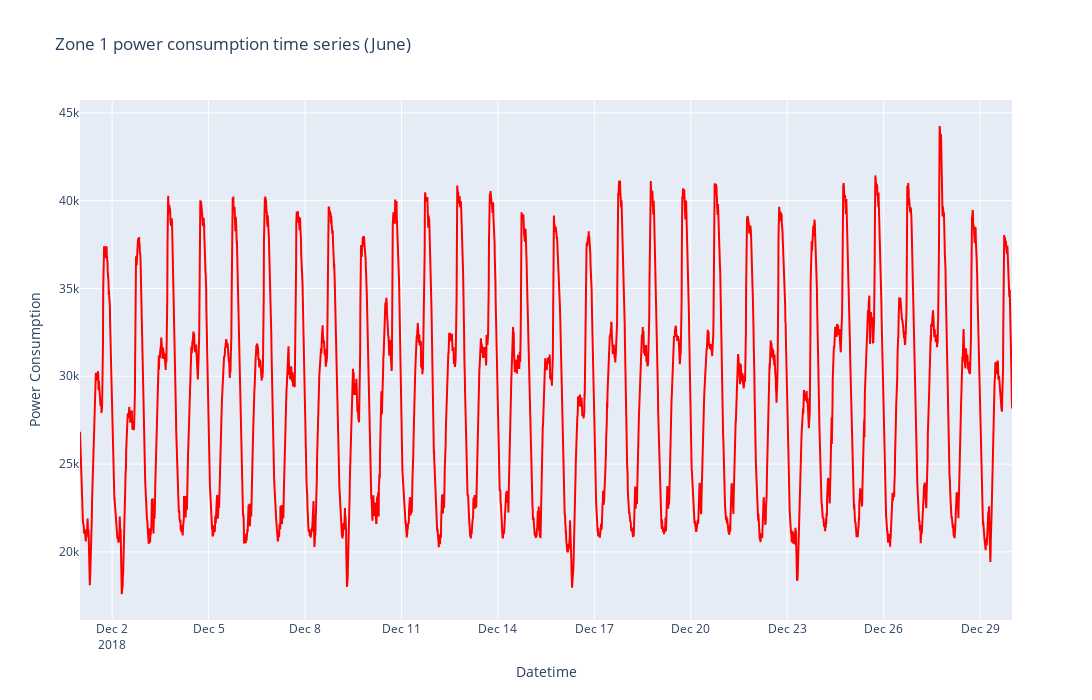

Write notebook code for a chart like this one.
### Code cell
import plotly.graph_objects as go

# Filter the data for the specified date range
filtered_data = powerZ1['2018-12-01 00:00:00':]

# Create the figure
fig = go.Figure()

# Add the trace
fig.add_trace(go.Scatter(x=filtered_data.index, y=filtered_data, mode='lines', line=dict(color='red')))

# Update the layout
fig.update_layout(
    title='Zone 1 power consumption time series (June)',
    xaxis_title='Datetime',
    yaxis_title='Power Consumption',
    width=1800,
    height=700
)

# Show the figure
fig.show()

### Figure 1 — Plotly figure (JSON) as saved in the notebook; plotly's stock layout.template omitted (floating-point values rounded to 4 significant figures; data arrays with more than 128 entries replaced by an {"elided": "..."} marker saying what was removed)
{"data": [{"line": {"color": "red"}, "mode": "lines", "type": "scatter", "x": {"elided": "4176 str values"}, "y": {"elided": "4176 float values"}}], "layout": {"height": 700, "title": {"text": "Zone 1 power consumption time series (June)"}, "width": 1800, "xaxis": {"title": {"text": "Datetime"}}, "yaxis": {"title": {"text": "Power Consumption"}}}}
